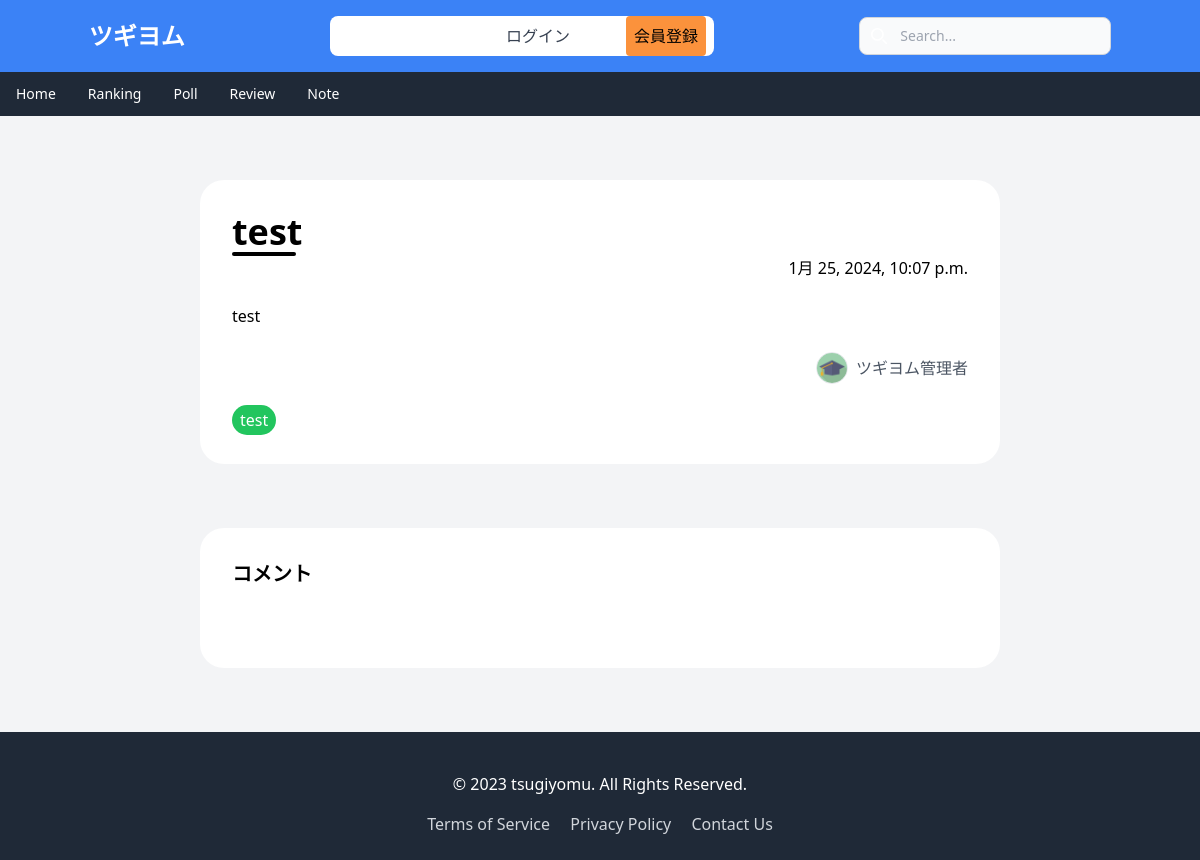
Page /note/RjP4bXZZEPNEsWwdex1Yh1/ on the earlier database version.
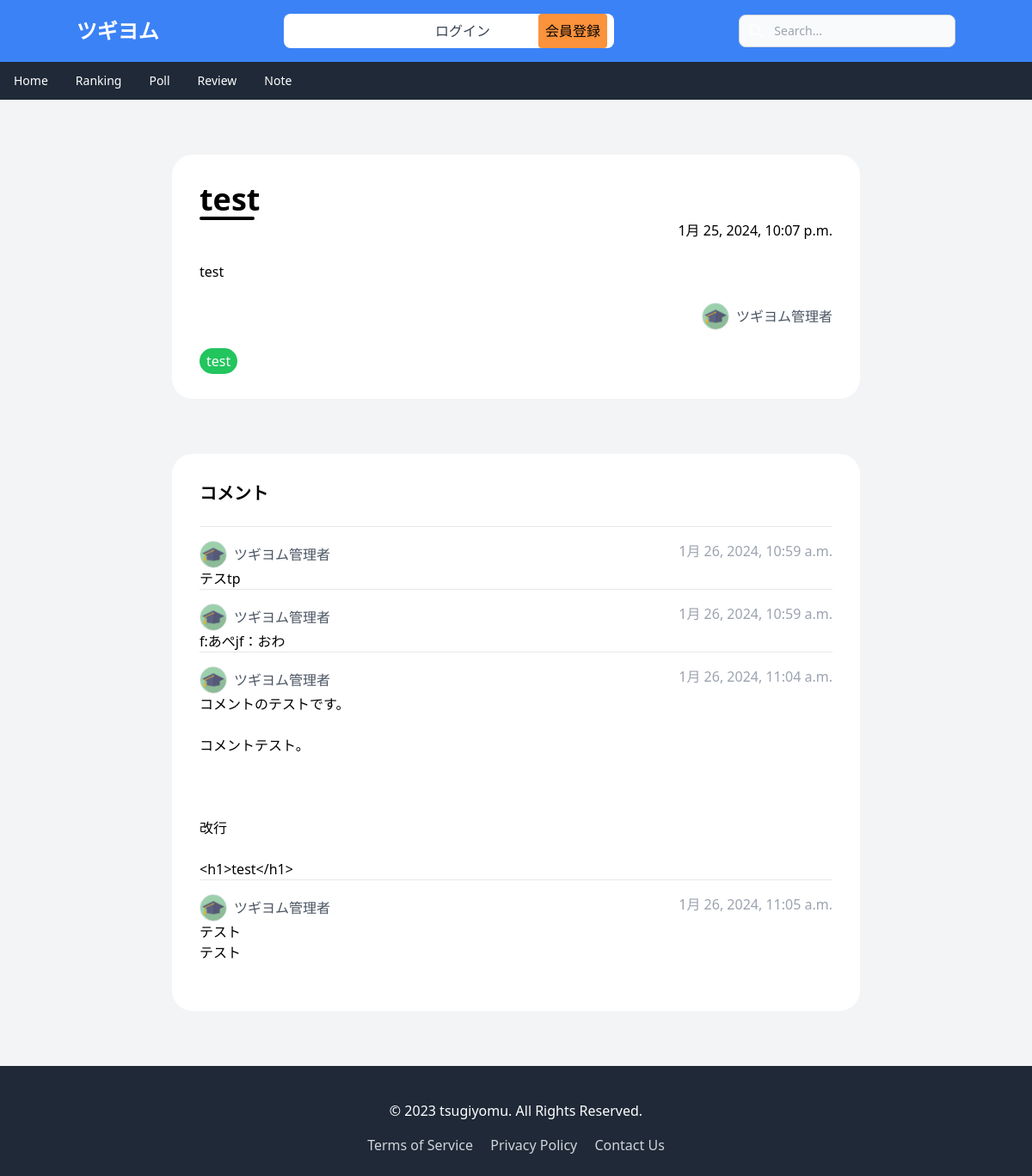
Same page on the later database version.
### api/models.py (models this page shows)
class BlogComment(models.Model):
    id = models.CharField(default=create_id, primary_key=True, max_length=22, editable=False)
    creator = models.ForeignKey(Profile, on_delete=models.CASCADE)
    comment = models.CharField(max_length=255)
    blog = models.ForeignKey(Blog, on_delete=models.CASCADE,related_name="blog_comment",blank=True,null=True)
    created_at = models.DateTimeField(auto_now_add=True)
    def __str__(self):
        return f"{self.comment}"

class Profile(models.Model):
    user = models.OneToOneField(User, on_delete=models.CASCADE)
    name = models.CharField(max_length=255)
    bio = models.TextField()
    image = models.ImageField(upload_to='profile_images/', default='default.png')
    def __str__(self):
      return self.name

### blog/views.py (the view, shortened to what this page needs)
# urls.py: path('<str:pk>/',         DetailsBlogView.as_view(), name='details_blog'),
class DetailsBlogView(View):
  def get(self,request,pk):
    blog = Blog.objects.get(id=pk)
    comments = BlogComment.objects.filter(blog=blog)
    print(comments)
    return render(request, "details.html",{"blog":blog,"comments":comments})

### api/models.py (called while the page is built)
    def __str__(self):
        return f"{self.title}"

### blog/templates/details.html (shortened to what this page needs)
{% extends 'base.html' %}
{% load amazon_links %}
{% block content %}
<div class="flex flex-col-reverse md:flex-row">
  <div class=" w-11/12 md:w-2/3 mx-auto md:order-1">
    <div class=" bg-white p-8 my-8 md:my-16 rounded-3xl ">
      <h1 class="text-xl md:text-4xl font-bold">{{blog.title}}</h1>
      <div class="border-b-4 w-16 border-black rounded"></div>
      <h1 class="text-right">{{blog.created_at}}</h1>
      <br>
      <h1>{{blog.content |  safe}}</h1>
      <br>
      <div class="flex items-center justify-end">
        <a href="#" class="flex items-center">
          <img src="{{ blog.creator.image.url }}" alt="Profile Image" class="w-8 h-8   object-cover border rounded-full ">
          <p class="pl-2 text-gray-600">{{ blog.creator }}</p>
        </a>
      </div>
      <br>
     <a href="{% url 'show_blog_tag' blog.tag.title %}" class="bg-green-500 px-2 py-1 rounded-full text-white">{{blog.tag}}</a>
    </div>
    {% if blog.tag.title != "お知らせ" %}
    <div class="bg-white p-8 my-8 md:my-16 rounded-3xl sm:order-2  ">
      <h1 class="font-bold text-xl">コメント</h1>
      <br>
      {% for comment in comments %}
        <div id="{{comment.id}}" class="comment">
          <hr class="py-2">
         <div class="flex justify-between">
          <div class="flex items-center">
            <img src="{{ comment.creator.image.url }}" alt="Profile Image" class="w-8 h-8   object-cover border rounded-full ">
            <p class="pl-2 text-gray-600">{{ comment.creator }}</p>
          </div>
          <h1 class="font-sm text-gray-400">{{comment.created_at}}</h1>
         </div>
          <p>{{ comment.comment |  linebreaksbr }}</p>
        </div>
      {% endfor %}
      <br>
    </div>
    {% endif %}
  </div>
</div>
{% endblock %}

Differences in the rows shown:
added BlogComment: creator.image (picture), creator "ツギヨム管理者", created_at "1月 26, 2024, 10:59 a.m.", comment "テスtp"
added BlogComment: creator.image (picture), creator "ツギヨム管理者", created_at "1月 26, 2024, 10:59 a.m.", comment "f:あぺjf：おわ"
added BlogComment: creator.image (picture), creator "ツギヨム管理者", created_at "1月 26, 2024, 11:04 a.m.", comment "コメントのテストです。 コメントテスト。 改行 <h1>test</h1>"
added BlogComment: creator.image (picture), creator "ツギヨム管理者", created_at "1月 26, 2024, 11:05 a.m.", comment "テスト テスト"
